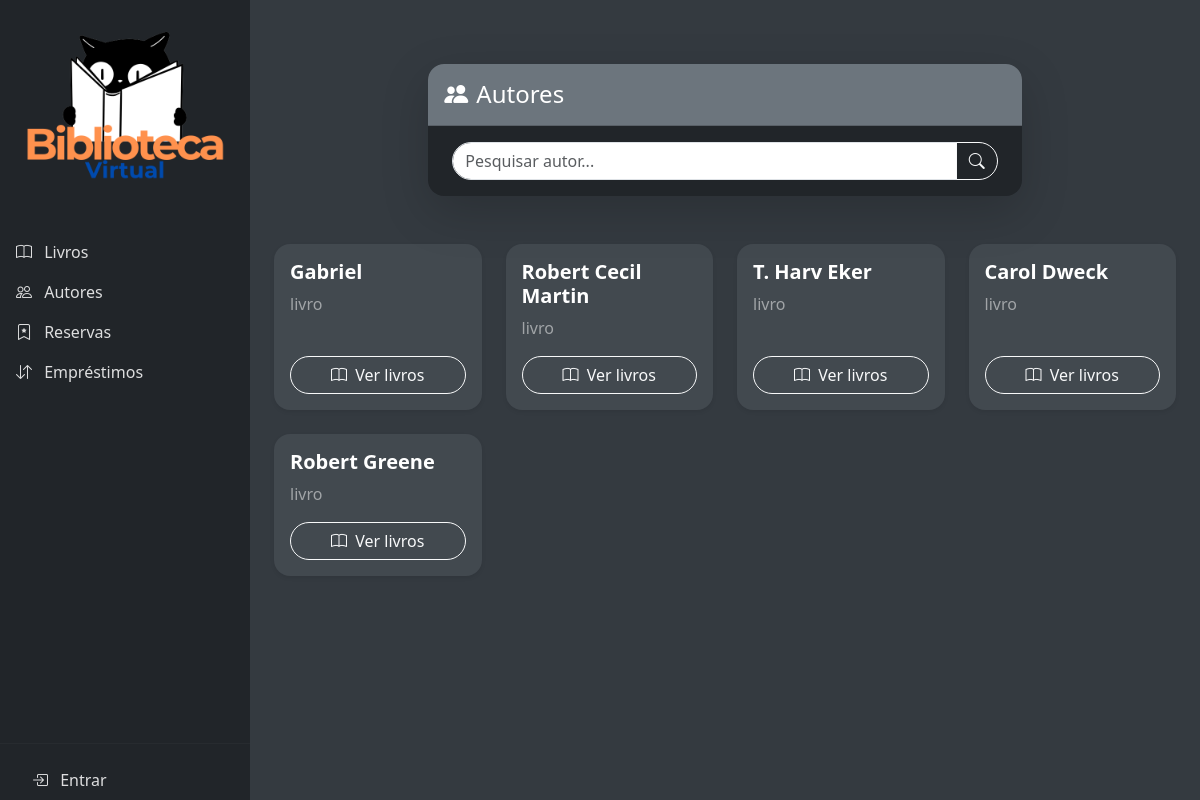
The app's page /autores/, older data.
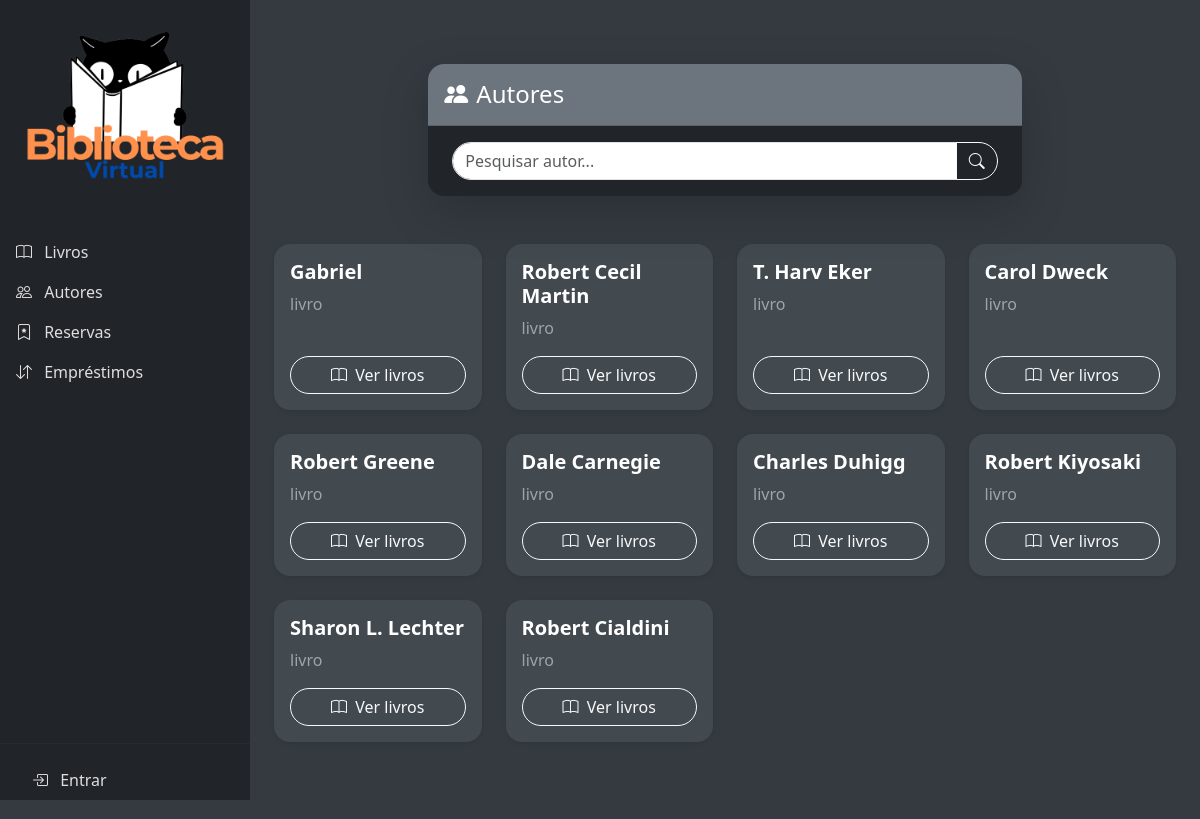
The same page, newer data.
### biblioteca/models.py (models this page shows, shortened)
class Autor(models.Model):
    nome = models.CharField(max_length=100, unique=True)
    biografia = models.TextField(blank=True)

### biblioteca/views.py (the view)
# urls.py: path('autores/', AutorListView.as_view(),   name='autor-lista'),
class AutorListView(generic.ListView):
    model = Autor
    template_name = 'autores/lista.html'  # ou o nome correto
    context_object_name = 'autores'
    paginate_by = 12  # ou o número que estiver usando
    def get_queryset(self):
        queryset = super().get_queryset()
        q = self.request.GET.get('q')
        if q:
            queryset = queryset.filter(nome__icontains=q)
        return queryset

### biblioteca/templates/autores/lista.html (shortened to what this page needs)
{% extends 'base.html' %}
{% block content %}
<div class="container py-5">
    <div class="row justify-content-center mb-4">
        <div class="col-md-10 col-lg-8">
            <div class="card bg-dark text-white shadow-lg border-0 rounded-4">
                <div class="card-header bg-secondary text-white rounded-top-4 py-3 d-flex justify-content-between align-items-center">
                    <h4 class="mb-0 d-flex align-items-center">
                        <i class="bi bi-people-fill me-2 fs-4"></i> Autores
                    </h4>
                </div>
                <div class="card-body px-4 py-3">
                    <form method="get" class="mb-0">
                        <div class="input-group">
                            <input type="text" name="q" class="form-control rounded-start-pill" placeholder="Pesquisar autor..." value="{{ request.GET.q }}">
                            <button type="submit" class="btn btn-outline-light rounded-end-pill">
                                <i class="bi bi-search"></i>
                            </button>
                        </div>
                    </form>
                </div>
            </div>
        </div>
    </div>
    <div class="row mb-5 mt-5">
        {% for autor in autores %}
        <div class="col-md-6 col-lg-4 col-xl-3 mb-4">
            <div class="card h-100 shadow-sm border-0 rounded-4 bg-secondary bg-opacity-25 text-white">
                <div class="card-body d-flex flex-column">
                    <h5 class="card-title fw-bold">{{ autor.nome }}</h5>
                    <p class="card-text text-white-50 mb-3">
                        {{ autor.qtd_livros }} livro{{ autor.qtd_livros|pluralize }}
                    </p>
                    <a href="{% url 'autor-detalhe' autor.pk %}" class="btn btn-outline-light rounded-pill mt-auto">
                        <i class="bi bi-book me-1"></i> Ver livros
                    </a>
                </div>
            </div>
        </div>
        {% empty %}
        <div class="col-12 text-center text-white">
            <p class="fs-5">Nenhum autor cadastrado.</p>
        </div>
        {% endfor %}
    </div>
</div>
{% endblock %}

Row changes from the older to the newer data that the page shows:
added Autor: nome "Dale Carnegie"
added Autor: nome "Charles Duhigg"
added Autor: nome "Robert Kiyosaki"
added Autor: nome "Sharon L. Lechter"
added Autor: nome "Robert Cialdini"
